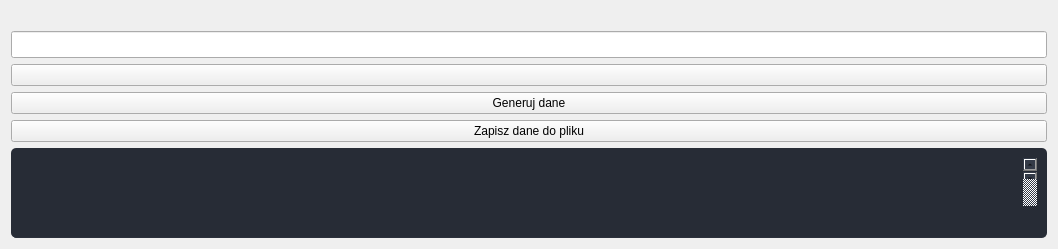
                  <widget class="QWidget" name="tabWidgetPage10">
                   <attribute name="icon">
                    <iconset>
                     <normaloff>zdjecia/courier.png</normaloff>zdjecia/courier.png</iconset>
                   </attribute>
                   <attribute name="title">
                    <string/>
                   </attribute>
                   <layout class="QVBoxLayout" name="verticalLayout_16">
                    <item alignment="Qt::AlignHCenter|Qt::AlignVCenter">
                     <widget class="QLabel" name="label_16">
                      <property name="text">
                       <string/>
                      </property>
                      <property name="pixmap">
                       <pixmap>zdjecia/order-shipped.png</pixmap>
                      </property>
                     </widget>
                    </item>
                    <item>
                     <widget class="QLineEdit" name="lineEdit_3">
                      <property name="font">
                       <font>
                        <pointsize>12</pointsize>
                       </font>
                      </property>
                      <property name="text">
                       <string/>
                      </property>
                      <property name="clearButtonEnabled">
                       <bool>true</bool>
                      </property>
                     </widget>
                    </item>
                    <item>
                     <widget class="QPushButton" name="pushButton">
                      <property name="text">
                       <string/>
                      </property>
                      <property name="icon">
                       <iconset>
                        <normaloff>zdjecia/Jommans-Briefness-Search.ico</normaloff>zdjecia/Jommans-Briefness-Search.ico</iconset>
                      </property>
                      <property name="iconSize">
                       <size>
                        <width>30</width>
                        <height>30</height>
                       </size>
                      </property>
                      <property name="autoDefault">
                       <bool>false</bool>
                      </property>
                      <property name="default">
                       <bool>false</bool>
                      </property>
                      <property name="flat">
                       <bool>false</bool>
                      </property>
                     </widget>
                    </item>
                    <item>
                     <widget class="QPushButton" name="pushButton_11">
                      <property name="text">
                       <string>Generuj dane</string>
                      </property>
                      <property name="icon">
                       <iconset>
                        <normaloff>zdjecia/generate2.png</normaloff>zdjecia/generate2.png</iconset>
                      </property>
                      <property name="iconSize">
                       <size>
                        <width>30</width>
                        <height>30</height>
                       </size>
                      </property>
                     </widget>
                    </item>
                    <item>
                     <widget class="QPushButton" name="pushButton_12">
                      <property name="text">
                       <string>Zapisz dane do pliku</string>
                      </property>
                      <property name="icon">
                       <iconset>
                        <normaloff>zdjecia/excel-icon1.png</normaloff>zdjecia/excel-icon1.png</iconset>
                      </property>
                      <property name="iconSize">
                       <size>
                        <width>30</width>
                        <height>30</height>
                       </size>
                      </property>
                     </widget>
                    </item>
                    <item>
                     <widget class="QTableWidget" name="tableWidget_2">
                      <property name="sizePolicy">
                       <sizepolicy hsizetype="Expanding" vsizetype="Expanding">
                        <horstretch>0</horstretch>
                        <verstretch>0</verstretch>
                       </sizepolicy>
                      </property>
                      <property name="palette">
                       <palette>
                        <active>
                         <colorrole role="WindowText">
                          <brush brushstyle="SolidPattern">
                           <color alpha="255">
                            <red>210</red>
                            <green>210</green>
                            <blue>210</blue>
                           </color>
                          </brush>
                         </colorrole>
                         <colorrole role="Button">
                          <brush brushstyle="SolidPattern">
                           <color alpha="255">
                            <red>39</red>
                            <green>44</green>
                            <blue>54</blue>
                           </color>
                          </brush>
                         </colorrole>
                         <colorrole role="Text">
                          <brush brushstyle="SolidPattern">
                           <color alpha="255">
                            <red>210</red>
                            <green>210</green>
                            <blue>210</blue>
                           </color>
                          </brush>
                         </colorrole>
                         <colorrole role="ButtonText">
                          <brush brushstyle="SolidPattern">
                           <color alpha="255">
                            <red>210</red>
                            <green>210</green>
                            <blue>210</blue>
                           </color>
                          </brush>
                         </colorrole>
                         <colorrole role="Base">
                          <brush brushstyle="SolidPattern">
                           <color alpha="255">
                            <red>39</red>
                            <green>44</green>
                            <blue>54</blue>
                           </color>
                          </brush>
                         </colorrole>
                         <colorrole role="Window">
                          <brush brushstyle="SolidPattern">
                           <color alpha="255">
                            <red>39</red>
                            <green>44</green>
                            <blue>54</blue>
                           </color>
                          </brush>
                         </colorrole>
                        </active>
                        <inactive>
                         <colorrole role="WindowText">
                          <brush brushstyle="SolidPattern">
                           <color alpha="255">
                            <red>210</red>
                            <green>210</green>
                            <blue>210</blue>
                           </color>
                          </brush>
                         </colorrole>
                         <colorrole role="Button">
                          <brush brushstyle="SolidPattern">
                           <color alpha="255">
                            <red>39</red>
                            <green>44</green>
                            <blue>54</blue>
                           </color>
                          </brush>
                         </colorrole>
                         <colorrole role="Text">
                          <brush brushstyle="SolidPattern">
                           <color alpha="255">
                            <red>210</red>
                            <green>210</green>
                            <blue>210</blue>
                           </color>
                          </brush>
                         </colorrole>
                         <colorrole role="ButtonText">
                          <brush brushstyle="SolidPattern">
                           <color alpha="255">
                            <red>210</red>
                            <green>210</green>
                            <blue>210</blue>
                           </color>
                          </brush>
                         </colorrole>
                         <colorrole role="Base">
                          <brush brushstyle="SolidPattern">
                           <color alpha="255">
                            <red>39</red>
                            <green>44</green>
                            <blue>54</blue>
                           </color>
                          </brush>
                         </colorrole>
                         <colorrole role="Window">
                          <brush brushstyle="SolidPattern">
                           <color alpha="255">
                            <red>39</red>
                            <green>44</green>
                            <blue>54</blue>
                           </color>
                          </brush>
                         </colorrole>
                        </inactive>
                        <disabled>
                         <colorrole role="WindowText">
                          <brush brushstyle="SolidPattern">
                           <color alpha="255">
                            <red>210</red>
                            <green>210</green>
                            <blue>210</blue>
                           </color>
                          </brush>
                         </colorrole>
                         <colorrole role="Button">
                          <brush brushstyle="SolidPattern">
                           <color alpha="255">
                            <red>39</red>
                            <green>44</green>
                            <blue>54</blue>
                           </color>
                          </brush>
                         </colorrole>
                         <colorrole role="Text">
                          <brush brushstyle="SolidPattern">
                           <color alpha="255">
                            <red>210</red>
                            <green>210</green>
                            <blue>210</blue>
                           </color>
                          </brush>
                         </colorrole>
                         <colorrole role="ButtonText">
                          <brush brushstyle="SolidPattern">
                           <color alpha="255">
                            <red>210</red>
                            <green>210</green>
                            <blue>210</blue>
                           </color>
                          </brush>
                         </colorrole>
                         <colorrole role="Base">
                          <brush brushstyle="SolidPattern">
                           <color alpha="255">
                            <red>39</red>
                            <green>44</green>
                            <blue>54</blue>
                           </color>
                          </brush>
                         </colorrole>
                         <colorrole role="Window">
                          <brush brushstyle="SolidPattern">
                           <color alpha="255">
                            <red>39</red>
                            <green>44</green>
                            <blue>54</blue>
                           </color>
                          </brush>
                         </colorrole>
                        </disabled>
                       </palette>
                      </property>
                      <property name="styleSheet">
                       <string notr="true">QTableWidget {	
	background-color: rgb(39, 44, 54);
	padding: 10px;
	border-radius: 5px;
	gridline-color: rgb(44, 49, 60);
	border-bottom: 1px solid rgb(44, 49, 60);
}
QTableWidget::item{
	border-color: rgb(44, 49, 60);
	padding-left: 5px;
	padding-right: 5px;
	gridline-color: rgb(44, 49, 60);
}
QTableWidget::item:selected{
	background-color: rgb(85, 170, 255);
}
QScrollBar:horizontal {
    border: none;
    background: rgb(52, 59, 72);
    height: 14px;
    margin: 0px 21px 0 21px;
	border-radius: 0px;
}
 QScrollBar:vertical {
	border: none;
    background: rgb(52, 59, 72);
    width: 14px;
    margin: 21px 0 21px 0;
	border-radius: 0px;
 }
QHeaderView::section{
	Background-color: rgb(39, 44, 54);
	max-width: 30px;
	border: 1px solid rgb(44, 49, 60);
	border-style: none;
    border-bottom: 1px solid rgb(44, 49, 60);
    border-right: 1px solid rgb(44, 49, 60);
}
QTableWidget::horizontalHeader {	
	background-color: rgb(81, 255, 0);
}
QHeaderView::section:horizontal
{
    border: 1px solid rgb(32, 34, 42);
	background-color: rgb(27, 29, 35);
	padding: 3px;
	border-top-left-radius: 7px;
    border-top-right-radius: 7px;
}
QHeaderView::section:vertical
{
    border: 1px solid rgb(44, 49, 60);
}
</string>
                      </property>
                      <property name="frameShape">
                       <enum>QFrame::NoFrame</enum>
                      </property>
                      <property name="verticalScrollBarPolicy">
                       <enum>Qt::ScrollBarAlwaysOn</enum>
                      </property>
                      <property name="sizeAdjustPolicy">
                       <enum>QAbstractScrollArea::AdjustToContents</enum>
                      </property>
                      <property name="editTriggers">
                       <set>QAbstractItemView::NoEditTriggers</set>
                      </property>
                      <property name="alternatingRowColors">
                       <bool>false</bool>
                      </property>
                      <property name="selectionMode">
                       <enum>QAbstractItemView::SingleSelection</enum>
                      </property>
                      <property name="selectionBehavior">
                       <enum>QAbstractItemView::SelectRows</enum>
                      </property>
                      <property name="showGrid">
                       <bool>true</bool>
                      </property>
                      <property name="gridStyle">
                       <enum>Qt::SolidLine</enum>
                      </property>
                      <property name="sortingEnabled">
                       <bool>false</bool>
                      </property>
                      <attribute name="horizontalHeaderVisible">
                       <bool>false</bool>
                      </attribute>
                      <attribute name="horizontalHeaderCascadingSectionResizes">
                       <bool>true</bool>
                      </attribute>
                      <attribute name="horizontalHeaderDefaultSectionSize">
                       <number>200</number>
                      </attribute>
                      <attribute name="horizontalHeaderStretchLastSection">
                       <bool>true</bool>
                      </attribute>
                      <attribute name="verticalHeaderVisible">
                       <bool>false</bool>
                      </attribute>
                      <attribute name="verticalHeaderCascadingSectionResizes">
                       <bool>false</bool>
                      </attribute>
                      <attribute name="verticalHeaderHighlightSections">
                       <bool>false</bool>
                      </attribute>
                      <attribute name="verticalHeaderStretchLastSection">
                       <bool>true</bool>
                      </attribute>
                      <column>
                       <property name="text">
                        <string>Typ kuriera</string>
                       </property>
                      </column>
                      <column>
                       <property name="text">
                        <string>List przewozowy</string>
                       </property>
                      </column>
                      <column>
                       <property name="text">
                        <string>Status</string>
                       </property>
                      </column>
                      <column>
                       <property name="text">
                        <string>Id zam.</string>
                       </property>
                      </column>
                      <column>
                       <property name="text">
                        <string>Uwagi</string>
                       </property>
                      </column>
                     </widget>
                    </item>
                   </layout>
                  </widget>
